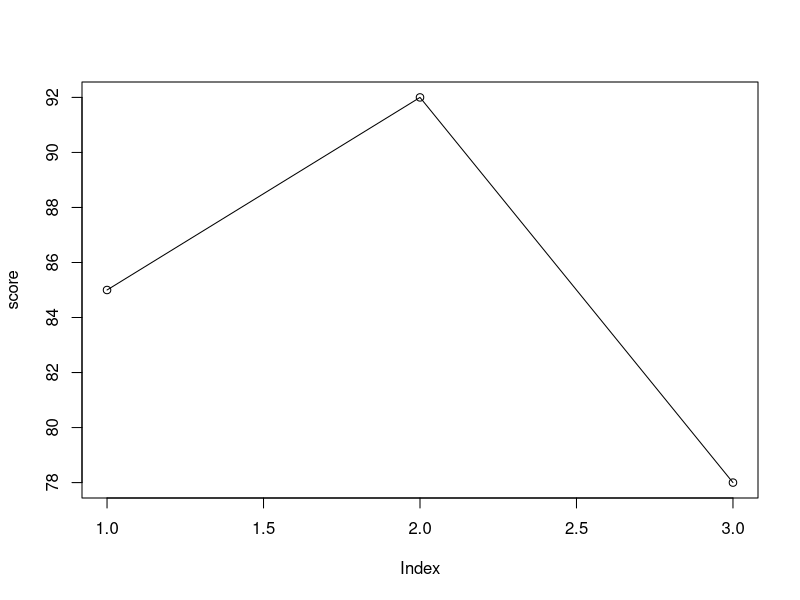
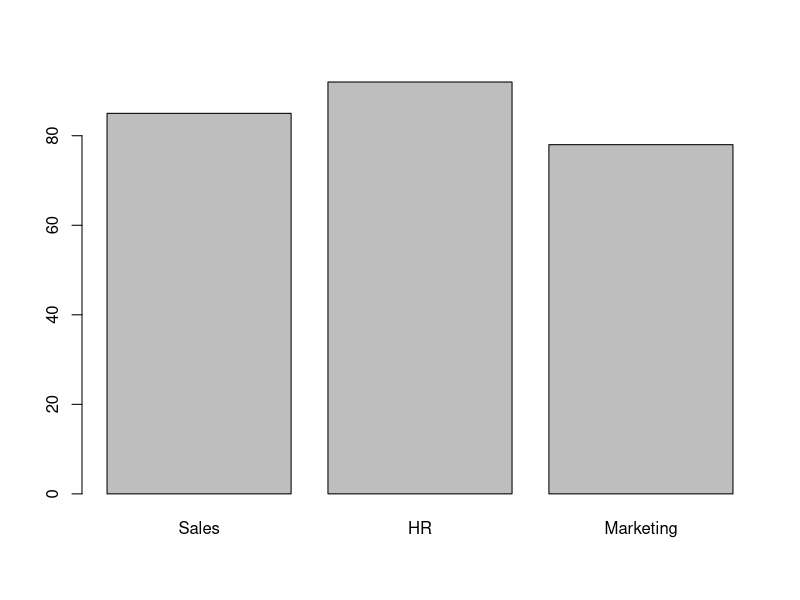
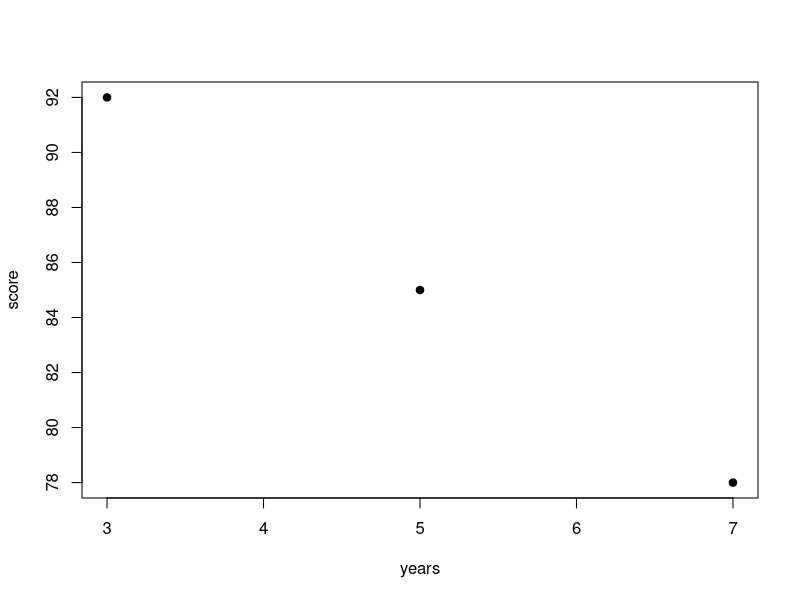

The R source for these figures, in order:
score<-c(85,92,78)
plot(score,type="o")

dept<-c("Sales","HR","Marketing")
barplot(score,names.arg=dept)

years<-c(5,3,7)
plot(years,score,pch=19)

data.frame(dept,years,score)
